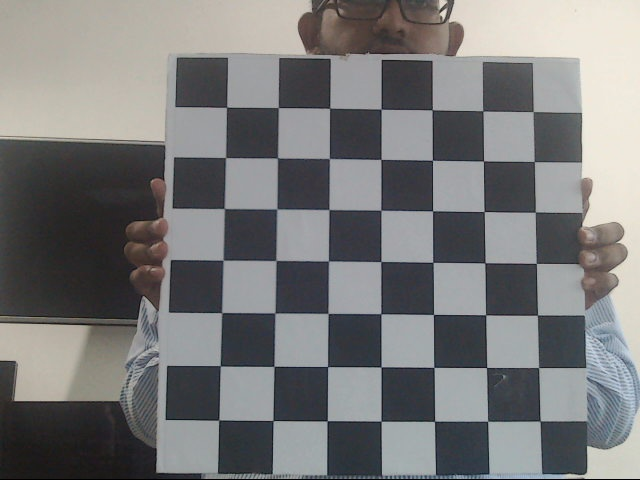
#> input picture DepthMapping/python/capture/left/0.jpg, 640 x 480 px, given in place of the camera
$ python '4.2. buildDepthMap - stereoSGBM.py'
#> lines starting #> are read from the running program, lines starting #| are printed output that depends on the picture
import cv2
import numpy as np

REMAP_INTERPOLATION = cv2.INTER_LINEAR

DEPTH_VISUALIZATION_SCALE = 1

calibration = np.load("outputFile.npz", allow_pickle=False)
#> (reads DepthMapping/python/outputFile.npz from the repository)
leftCameraMatrix = calibration["leftCameraMatrix"]
leftDistortionCoefficients = calibration["leftDistortionCoefficients"]
newLeftCamMatrix = calibration["newLeftCamMatrix"]
leftROI = tuple(calibration["leftROI"])
rightCameraMatrix = calibration["rightCameraMatrix"]
rightDistortionCoefficients = calibration["rightDistortionCoefficients"]
newRightCamMatrix = calibration["newRightCamMatrix"]
rightROI = tuple(calibration["rightROI"])

CAMERA_WIDTH = 640
CAMERA_HEIGHT = 360

left = cv2.VideoCapture(1)
right = cv2.VideoCapture(0)

left.set(cv2.CAP_PROP_FRAME_WIDTH, CAMERA_WIDTH)
left.set(cv2.CAP_PROP_FRAME_HEIGHT, CAMERA_HEIGHT)
right.set(cv2.CAP_PROP_FRAME_WIDTH, CAMERA_WIDTH)
right.set(cv2.CAP_PROP_FRAME_HEIGHT, CAMERA_HEIGHT)


# SGBM Parameters -----------------
window_size = 3
left_matcher = cv2.StereoSGBM_create(
    minDisparity=8,
    numDisparities=48,
    blockSize=5,
    P1=8 * 3 * window_size ** 2,
    P2=32 * 3 * window_size ** 2,
    disp12MaxDiff=1,
    uniquenessRatio=15,
    speckleWindowSize=0,
    speckleRange=2,
    preFilterCap=63,
    mode=cv2.STEREO_SGBM_MODE_SGBM_3WAY
)

right_matcher = cv2.ximgproc.createRightMatcher(left_matcher)

# FILTER Parameters
lmbda = 80000
sigma = 1.2
visual_multiplier = 1.0

wls_filter = cv2.ximgproc.createDisparityWLSFilter(matcher_left=left_matcher)
wls_filter.setLambda(lmbda)
wls_filter.setSigmaColor(sigma)


while(True):
    if not (left.grab() and right.grab()):
        print("No more frames")
        break
    _, leftFrame = left.retrieve()
#> leftFrame is the input picture: shape (480, 640, 3); mean B, G, R 121.5, 121.4, 121.3
    _, rightFrame = right.retrieve()

    fixedLeft = cv2.undistort(leftFrame, leftCameraMatrix, leftDistortionCoefficients, None, newLeftCamMatrix)
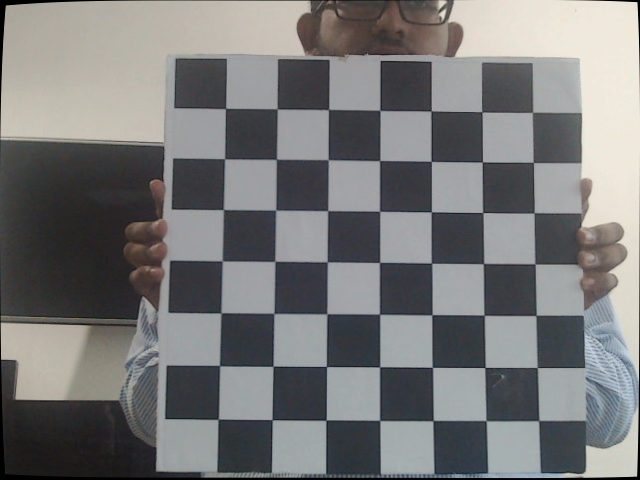
#> fixedLeft: shape (480, 640, 3); mean B, G, R 120.6, 120.4, 120.4
    fixedRight = cv2.undistort(rightFrame, rightCameraMatrix, rightDistortionCoefficients, None, newRightCamMatrix)

    displ = left_matcher.compute(fixedLeft, fixedRight)  #.astype(np.float32)/16
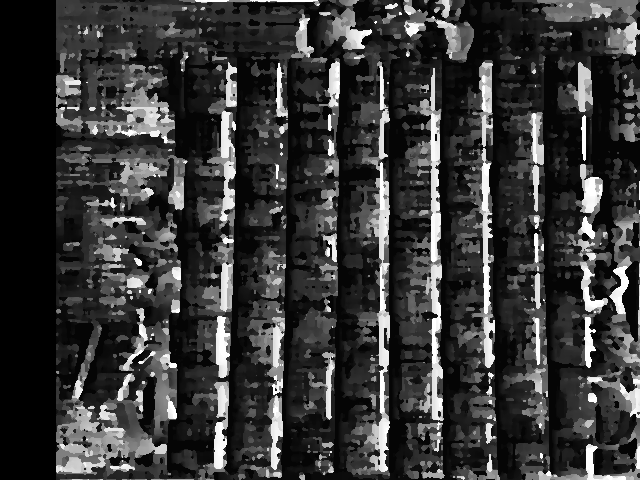
#> displ: shape (480, 640) int16; min 112, max 880, mean 280.5; drawn with min black and max white
    dispr = right_matcher.compute(fixedRight, fixedLeft) # .astype(np.float32)/16
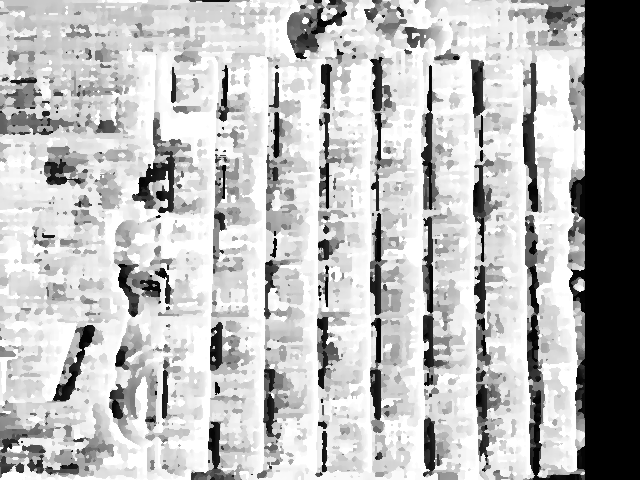
#> dispr: shape (480, 640) int16; min -896, max -128, mean -339.7; drawn with min black and max white
    displ = np.int16(displ)
    dispr = np.int16(dispr)
    filteredImg = wls_filter.filter(displ, fixedLeft, None, dispr)  # important to put "imgL" here!!!
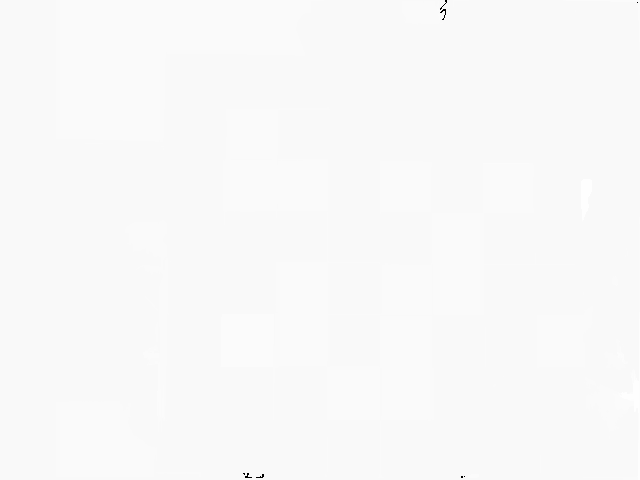
#> filteredImg: shape (480, 640) int16; min -32768, max 880, mean 181.9; drawn with min black and max white

    filteredImg = cv2.normalize(src=filteredImg, dst=filteredImg, beta=0, alpha=255, norm_type=cv2.NORM_MINMAX);
    filteredImg = np.uint8(filteredImg)
    filteredImg=cv2.applyColorMap(filteredImg, cv2.COLORMAP_JET)
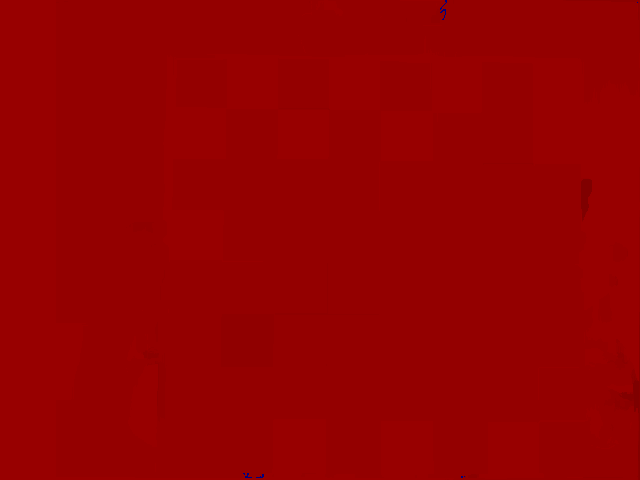
#> filteredImg: shape (480, 640, 3); mean B, G, R 0, 0, 148.9
    cv2.imshow('Disparity Map', filteredImg)
    cv2.imshow('leftFrame', fixedLeft)
    cv2.imshow('rightFrame', fixedRight)

    if cv2.waitKey(1) & 0xFF == ord('q'):
#> (key q is pressed here)
        break
cv2.destroyAllWindows()
